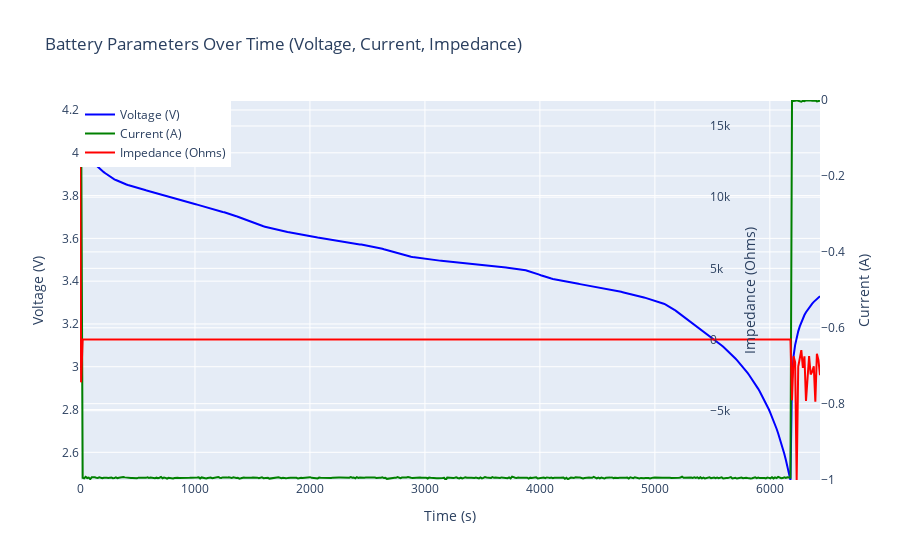

Notebook source saved alongside this figure:
### Code cell
import plotly.graph_objects as go

# Create a combined plot of Voltage, Current, and Impedance with separate y-axes
fig = go.Figure()

# Add Voltage (on the left axis)
fig.add_trace(go.Scatter(
    x=df["Time"], y=df["Voltage_measured"],
    mode='lines',
    name='Voltage (V)',
    line=dict(color='blue'),
    yaxis="y1"
))

# Add Current (on the right axis)
fig.add_trace(go.Scatter(
    x=df["Time"], y=df["Current_measured"],
    mode='lines',
    name='Current (A)',
    line=dict(color='green'),
    yaxis="y2"
))

# Add Impedance (on the right axis)
fig.add_trace(go.Scatter(
    x=df["Time"], y=df["Impedance"],
    mode='lines',
    name='Impedance (Ohms)',
    line=dict(color='red'),
    yaxis="y3"
))

# Update layout with multiple y-axes
fig.update_layout(
    title="Battery Parameters Over Time (Voltage, Current, Impedance)",
    xaxis_title="Time (s)",
    yaxis=dict(
        title="Voltage (V)",
        side="left",
        range=[min(df["Voltage_measured"]), max(df["Voltage_measured"])]  # Adjust the range as needed
    ),
    yaxis2=dict(
        title="Current (A)",
        overlaying="y",
        side="right",
        range=[min(df["Current_measured"]), max(df["Current_measured"])]  # Adjust the range as needed
    ),
    yaxis3=dict(
        title="Impedance (Ohms)",
        overlaying="y",
        side="right",
        position=0.85,
        range=[min(df["Impedance"]), max(df["Impedance"])]  # Adjust the range as needed
    ),
    template="plotly",
    legend=dict(x=0, y=1)
)

# Show the plot
fig.show()

### Figure 1 — Plotly figure (JSON) as saved in the notebook; plotly's stock layout.template omitted (floating-point values rounded to 4 significant figures; data arrays with more than 128 entries replaced by an {"elided": "..."} marker saying what was removed)
{"data": [{"line": {"color": "blue"}, "mode": "lines", "name": "Voltage (V)", "type": "scatter", "x": {"elided": "490 float values"}, "y": {"elided": "490 float values"}, "yaxis": "y"}, {"line": {"color": "green"}, "mode": "lines", "name": "Current (A)", "type": "scatter", "x": {"elided": "490 float values"}, "y": {"elided": "490 float values"}, "yaxis": "y2"}, {"line": {"color": "red"}, "mode": "lines", "name": "Impedance (Ohms)", "type": "scatter", "x": {"elided": "490 float values"}, "y": {"elided": "490 float values"}, "yaxis": "y3"}], "layout": {"legend": {"x": 0, "y": 1}, "title": {"text": "Battery Parameters Over Time (Voltage, Current, Impedance)"}, "xaxis": {"title": {"text": "Time (s)"}}, "yaxis": {"range": [2.471, 4.247], "side": "left", "title": {"text": "Voltage (V)"}}, "yaxis2": {"overlaying": "y", "range": [-1.001, 0.0002524], "side": "right", "title": {"text": "Current (A)"}}, "yaxis3": {"overlaying": "y", "position": 0.85, "range": [-9868.0, 16830.0], "side": "right", "title": {"text": "Impedance (Ohms)"}}}}
